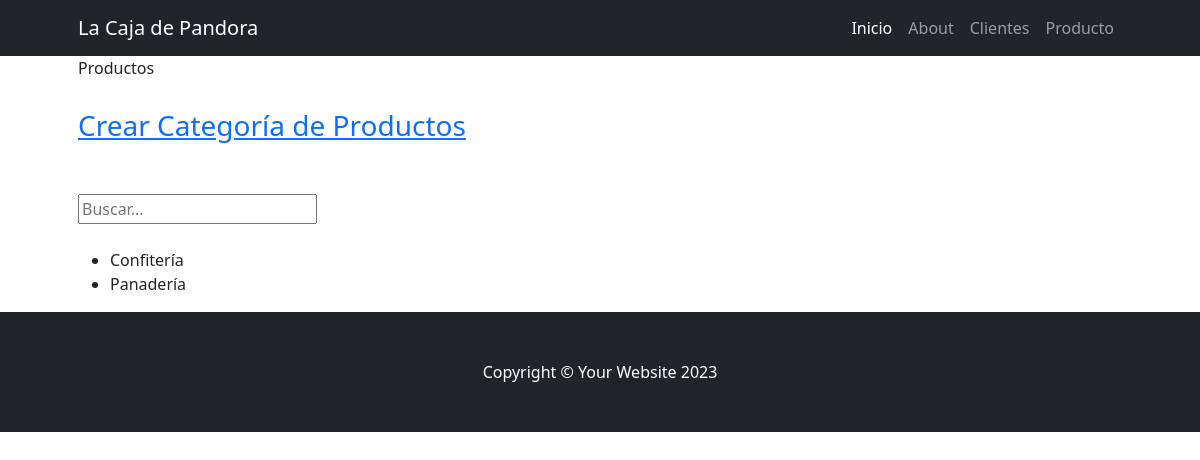
Before: /producto/ with the older database file.
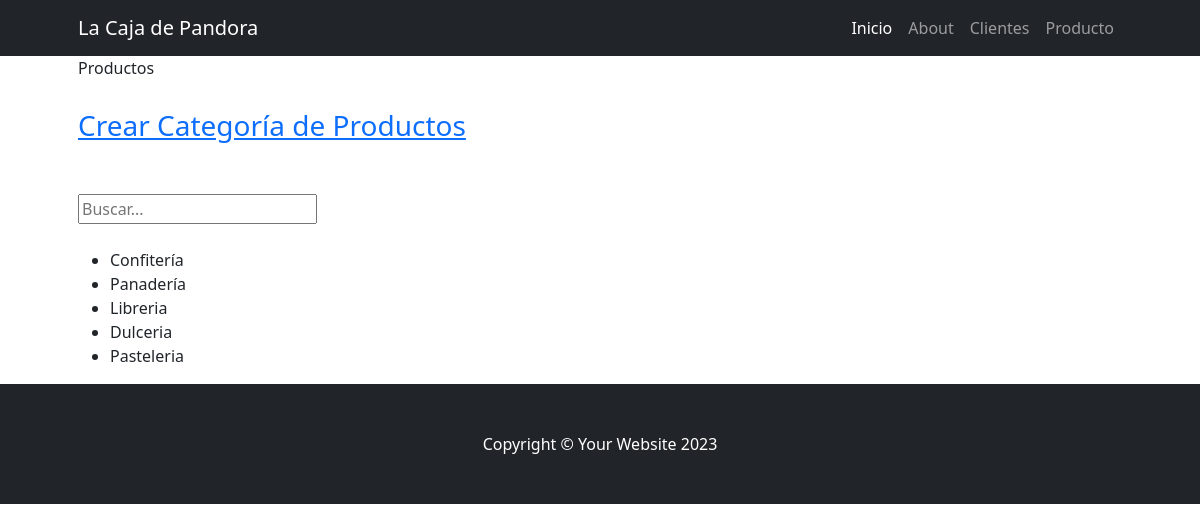
After: the same page with the newer database file.
### producto/models.py (models this page shows)
class ProductoCategoria(models.Model):
    nombre = models.CharField(max_length=200, unique=True)
    descripcion = models.CharField(
        max_length=250, null=True, blank=True, verbose_name="Descripción")
    def __str__(self) -> str:
        return self.nombre
    class Meta:
        verbose_name_plural = "Categorías de Productos"
        verbose_name = "Categoría de Producto"

### producto/views.py (the view)
# urls.py: path('', views.home)
def home(request):
    consulta = request.GET.get("consulta", None)
    if consulta:
        print(consulta)
        query = models.ProductoCategoria.objects.filter(
            nombre__icontains=consulta)
    else:
        query = models.ProductoCategoria.objects.all()
    context = {"productos": query}
    return render(request, "producto/index.html", context)

### producto/templates/producto/index.html
{% extends 'core/base.html' %}
{% block titulo %}
  Productos
{% endblock titulo %}
{% block contenido %}
  <div class="fs-3 py-4">
    <a href="{% url 'producto:productocategoria_create' %}">Crear Categoría de Productos</a>
  </div>
  <div class="py-lg-4 ">
    <form action="{% url 'producto:home' %}" method="get">
      <input type="text" name="consulta" placeholder="Buscar...">
    </form>
  </div>
  <ul>
    {% for producto in productos %}
      <li> {{ producto }}</li>
    {% endfor %}
  </ul>
{% endblock contenido %}

### core/templates/core/base.html (shortened to what this page needs)
{% load static %}
<!DOCTYPE html>
<html lang="es">
  <head>
    <link href="{% static 'core/css/styles.css' %}" rel="stylesheet" />
  </head>
  <body>
    <nav class="navbar navbar-expand-lg navbar-dark bg-dark">
      <div class="container px-5">
        <a class="navbar-brand" href="#!">La Caja de Pandora</a>
        <div class="collapse navbar-collapse" id="navbarSupportedContent">
          <ul class="navbar-nav ms-auto mb-2 mb-lg-0">
            <li class="nav-item">
              <a class="nav-link active" aria-current="page" href="{% url 'core:home' %}">Inicio</a>
            </li>
            <li class="nav-item"><a class="nav-link" href="#!">About</a></li>
            <li class="nav-item">
              <a class="nav-link" href="{% url 'cliente:home' %}">Clientes</a>
            </li>
            <li class="nav-item">
              <a class="nav-link" href="{% url 'producto:home' %}">Producto</a>
            </li>
          </ul>
        </div>
      </div>
    </nav>
    <div class="container px-4 px-lg-5">
      {% block titulo %}
      {% endblock titulo %}
      {% block contenido %}
      {% endblock contenido %}
    </div>
    <footer class="py-5 bg-dark">
      <div class="container px-4 px-lg-5">
        <p class="m-0 text-center text-white">
          Copyright &copy; Your Website 2023
        </p>
      </div>
    </footer>
  </body>
</html>

Changed rows visible on the page:
added ProductoCategoria: nombre "Libreria"
added ProductoCategoria: nombre "Dulceria"
added ProductoCategoria: nombre "Pasteleria"
